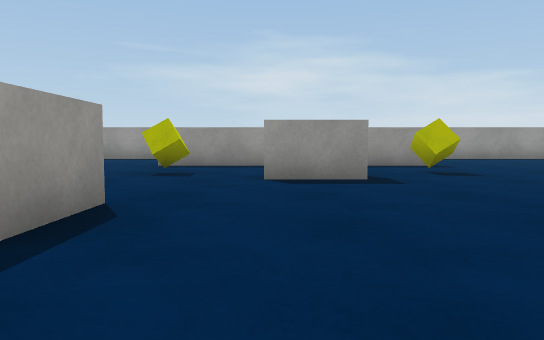
[1] (above)

20 first-person views from a walk through a scene from a Unity 3-D project. The camera is 0.51 m above the floor, tilts 4° down and sees 70° across. The floor is counted in squares, 1 m on a side. Each view is taken from the middle of a square. On the plan, view 1 faces up. The plan holds only what a view shows up to about 9 squares ahead; the rest is blank. The player character is not drawn. Surface patterns are stand-ins for the level's own textures.

[2]
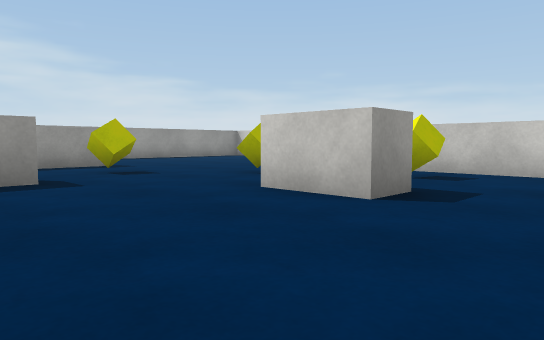

[3]
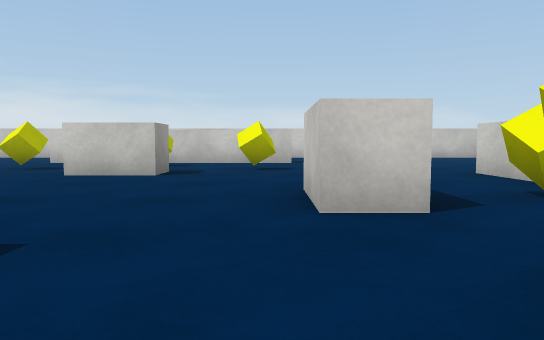

[4]
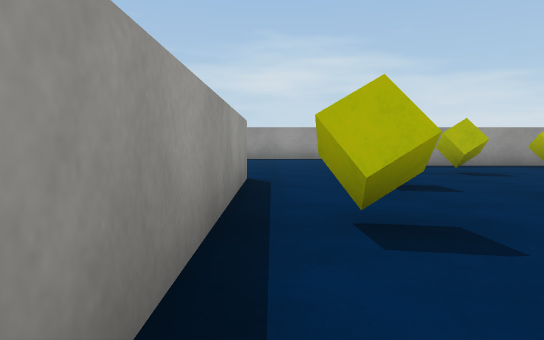

[5]
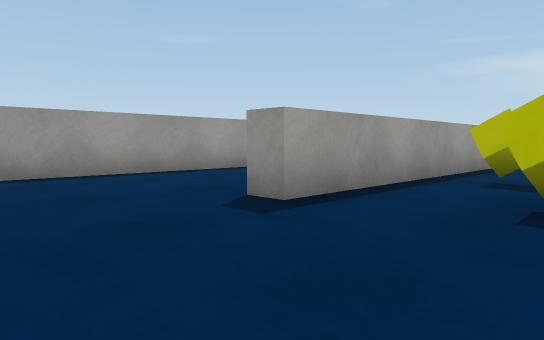

[6]
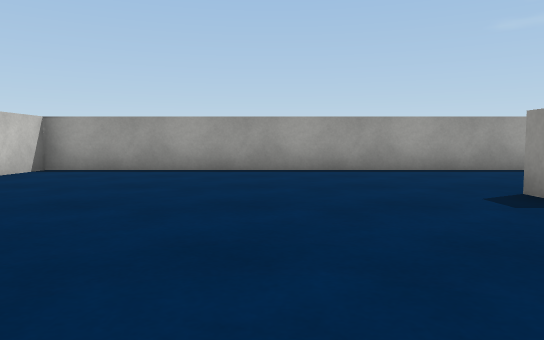

[7]
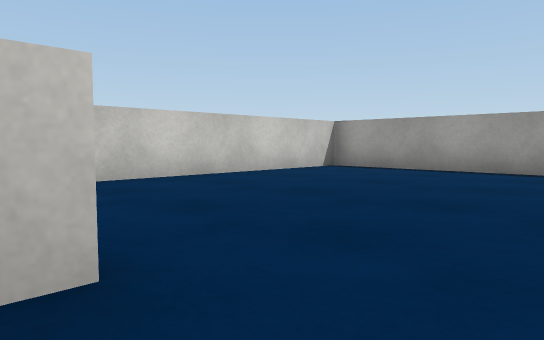

[8]
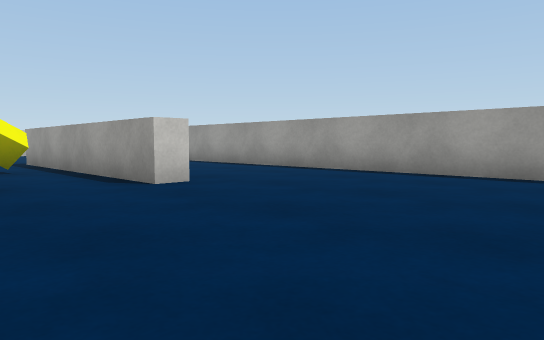

[9]
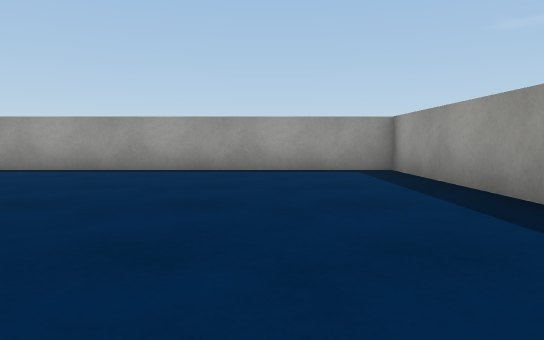

[10]
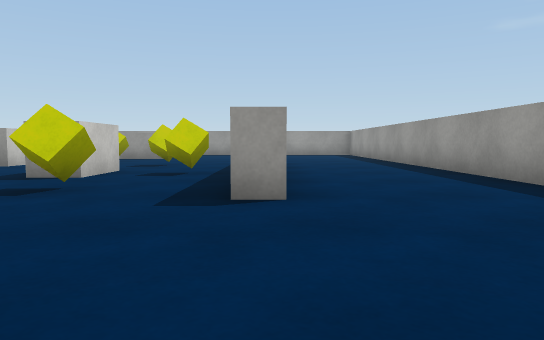

[11]
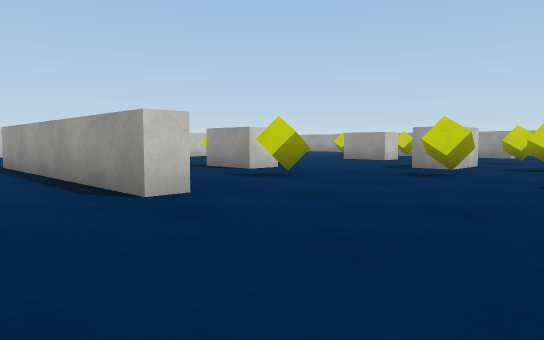

[12]
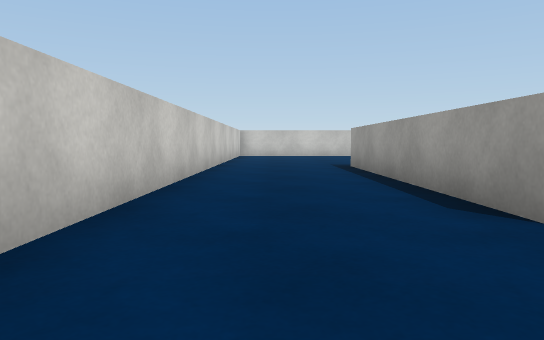

[13]
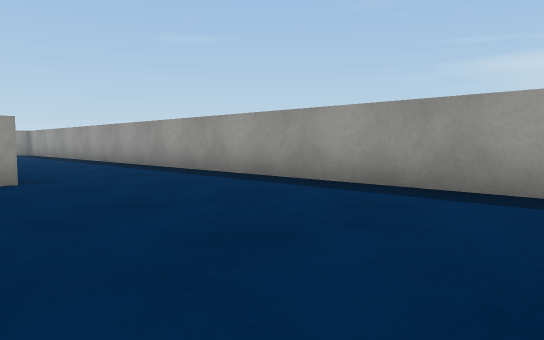

[14]
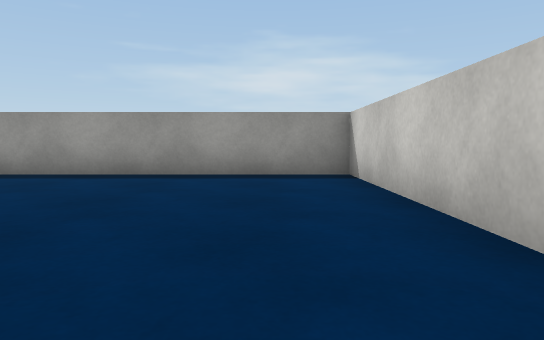

[15]
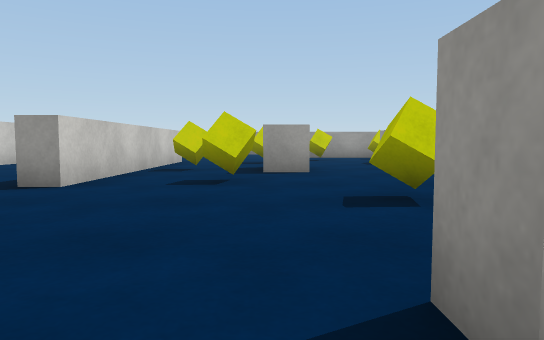

[16]
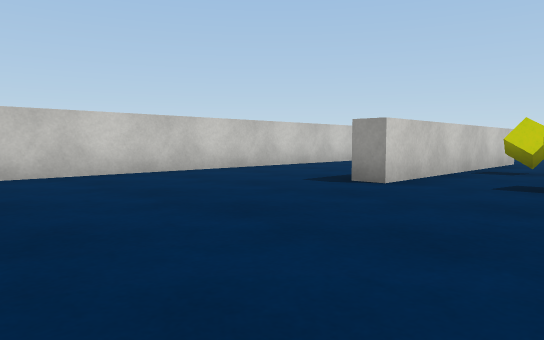

[17]
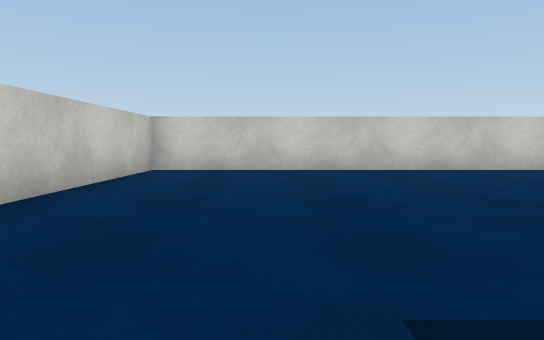

[18]
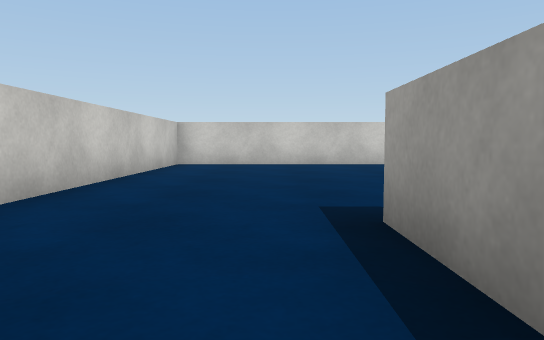

[19]
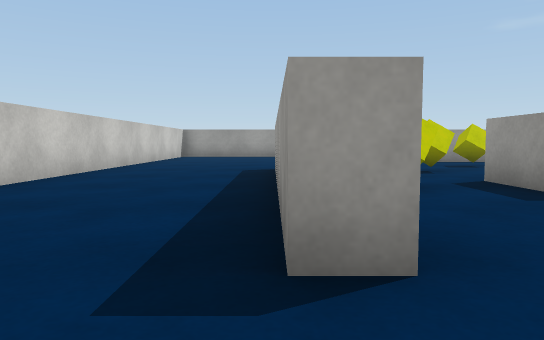

[20]
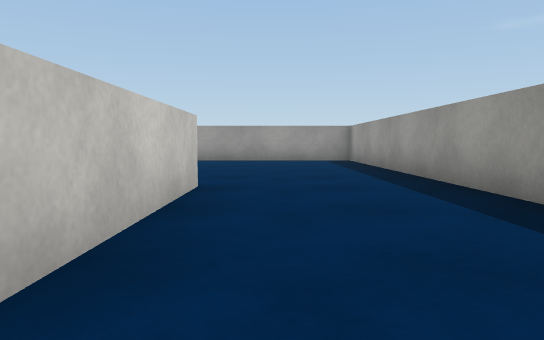

### Floor plan
Ten units are one square. View 1 is at (0, 0); x grows to the right and y downward. Boxes are objects, and circles mark ways between rooms. Rooms are numbered by the first view taken in them; rooms with no view inside come last. Other rooms are left out.
<svg viewBox="-98 -128 205 205">
<path fill="none" stroke="#000" d="M-14 -33 -14 -20M-2 3 13 3M31 -18 31 -33M13 -54 -1 -54M-1 -62 13 -62 13 -54M-20 -33 -14 -33M-26 -91 9 -91M31 -33 39 -33M-59 -56 -54 -56 -54 5 -59 5M-2 11 -2 3M35 -92 35 -86 -21 -86M68 -56 73 -56 73 5M-26 34 -4 34M102 -78 102 -123 -93 -123 -93 72 -36 72M102 15 102 -62M10 11 -2 11M13 3 13 12M73 5 68 5M-4 34 35 34 35 39 -6 39M68 -11 68 -30M39 -33 39 -18 31 -18M-36 72 102 72 102 15"/>
<rect x="-45" y="-5" width="10" height="10" fill="#bbb"><title>yellow cube</title></rect>
<rect x="-45" y="-25" width="10" height="10" fill="#bbb"><title>yellow cube</title></rect>
<rect x="-25" y="5" width="10" height="10" fill="#bbb"><title>yellow cube</title></rect>
<rect x="-25" y="-75" width="10" height="10" fill="#bbb"><title>yellow cube</title></rect>
<rect x="-5" y="-85" width="10" height="10" fill="#bbb"><title>yellow cube</title></rect>
<rect x="25" y="-75" width="10" height="10" fill="#bbb"><title>yellow cube</title></rect>
<rect x="45" y="-55" width="10" height="10" fill="#bbb"><title>yellow cube</title></rect>
<rect x="5" y="25" width="10" height="10" fill="#bbb"><title>yellow cube</title></rect>
<rect x="25" y="15" width="10" height="10" fill="#bbb"><title>yellow cube</title></rect>
<rect x="35" y="-5" width="10" height="10" fill="#bbb"><title>yellow cube</title></rect>
<rect x="45" y="-35" width="10" height="10" fill="#bbb"><title>yellow cube</title></rect>
<circle cx="-1" cy="-27" r="3" fill="#2a7"/>
<circle cx="20" cy="-5" r="3" fill="#2a7"/>
<circle cx="-25" cy="55" r="3" fill="#2a7"/>
<circle cx="5" cy="25" r="3" fill="#2a7"/>
<circle cx="55" cy="-25" r="3" fill="#2a7"/>
<circle cx="85" cy="15" r="3" fill="#2a7"/>
<text x="0" y="-20">1</text>
<text x="-10" y="-50">2</text>
<text x="40" y="30">3</text>
</svg>
Room 1 opens to room 2. Room 1 opens to room 3. Room 2 opens to room 3.

Where each view was taken, in squares from view 1:
view 1: 0 up, 0 right, facing up
view 2: 0 up, 0 right, facing up-right
view 3: 0 up, 3 left, facing right
view 4: 0 up, 5 left, facing up
view 5: 3 down, 3 left, facing up-left
view 6: 3 down, 2 left, facing left
view 7: 2 down, 2 left, facing down-left
view 8: 10 up, 3 left, facing down-left
view 9: 10 up, 2 left, facing left
view 10: 9 up, 7 right, facing left
view 11: 9 up, 9 right, facing down-left
view 12: 8 up, 9 right, facing down
view 13: 8 up, 9 right, facing up-left
view 14: 6 up, 9 right, facing up
view 15: 1 down, 8 right, facing left
view 16: 1 down, 8 right, facing down-left
view 17: 0 up, 8 right, facing down
view 18: 2 up, 8 right, facing down
view 19: 4 down, 5 right, facing left
view 20: 10 up, 2 right, facing left
